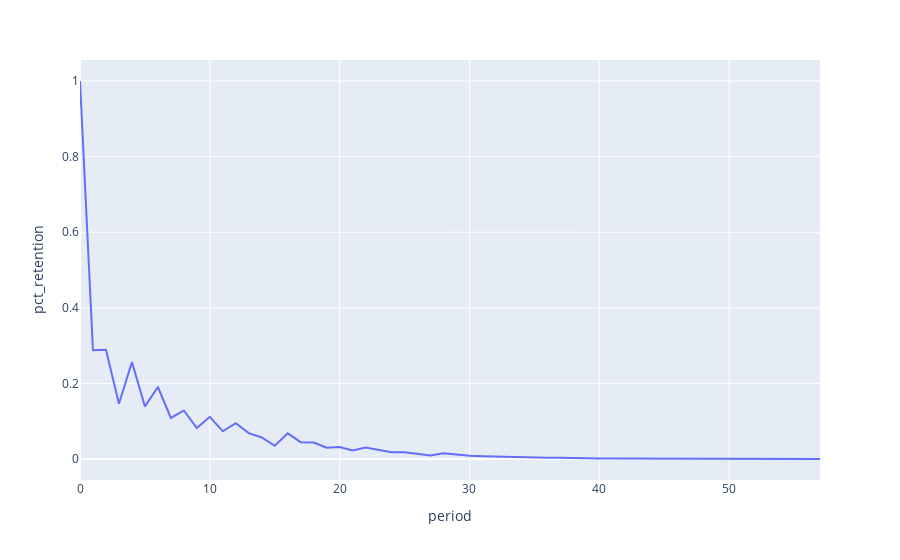

The cell this chart's notebook holds for it:
### Code cell
#plot the retention table
fig_overall = px.line(cohort_table, x="period", y="pct_retention")
fig_overall.show()

### Figure 1 — Plotly figure (JSON) as saved in the notebook; plotly's stock layout.template omitted (floating-point values rounded to 4 significant figures)
{"data": [{"hovertemplate": "period=%{x}<br>pct_retention=%{y}<extra></extra>", "legendgroup": "", "line": {"color": "#636efa", "dash": "solid"}, "marker": {"symbol": "circle"}, "mode": "lines", "name": "", "orientation": "v", "showlegend": false, "type": "scatter", "x": [0, 1, 2, 3, 4, 5, 6, 7, 8, 9, 10, 11, 12, 13, 14, 15, 16, 17, 18, 19, 20, 21, 22, 23, 24, 25, 26, 27, 28, 29, 30, 31, 32, 33, 34, 35, 36, 37, 38, 39, 40, 41, 42, 43, 44, 45, 46, 47, 48, 49, 50, 51, 52, 53, 54, 56, 57], "xaxis": "x", "y": [1, 0.2876, 0.2891, 0.1463, 0.2564, 0.1393, 0.1905, 0.1086, 0.1284, 0.08212, 0.1117, 0.07333, 0.09466, 0.06862, 0.05712, 0.03499, 0.06806, 0.04458, 0.04362, 0.0298, 0.03179, 0.02237, 0.03028, 0.02468, 0.01813, 0.01781, 0.01422, 0.009506, 0.01502, 0.01126, 0.008707, 0.00719, 0.006231, 0.004873, 0.005272, 0.004793, 0.003116, 0.003435, 0.002077, 0.002476, 0.001118, 0.001438, 0.001278, 0.0009586, 0.0005592, 0.001118, 0.0002397, 0.0004793, 0.0003994, 0.0002397, 0.0003195, 0.0003994, 7.988e-05, 7.988e-05, 0.0001598, 7.988e-05, 7.988e-05], "yaxis": "y"}], "layout": {"legend": {"tracegroupgap": 0}, "margin": {"t": 60}, "xaxis": {"anchor": "y", "domain": [0, 1], "title": {"text": "period"}}, "yaxis": {"anchor": "x", "domain": [0, 1], "title": {"text": "pct_retention"}}}}
